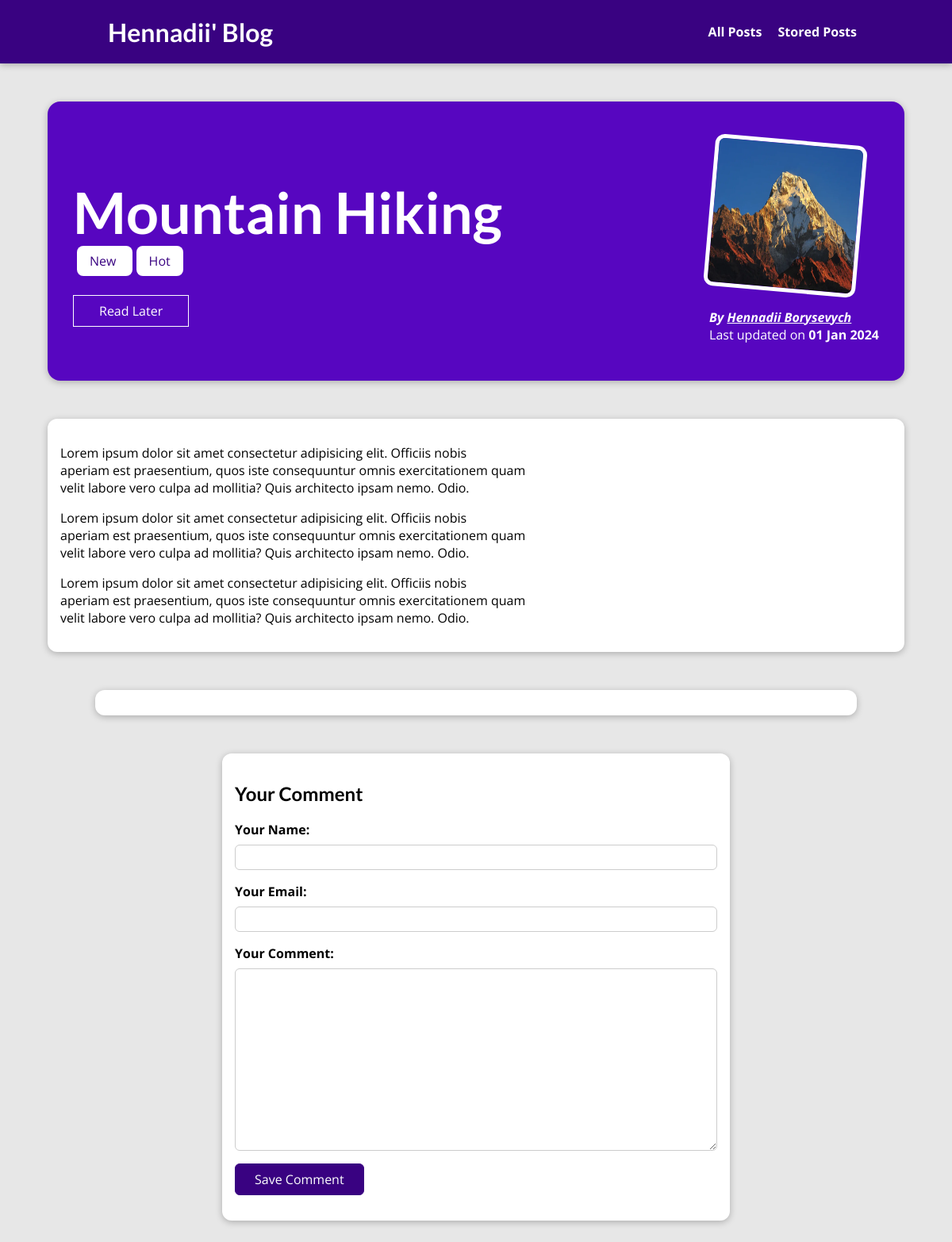
The page /posts/hike-in-the-mountains on the database its author committed.
### blog/models.py (models this page shows, shortened)
class Post(models.Model):
    title = models.CharField(max_length=150)
    excerpt = models.CharField(max_length=200)
    image = models.ImageField(upload_to='posts', null=True)
    date = models.DateField(auto_now=True)
    slug = models.SlugField(unique=True)
    content = models.TextField(validators=[MinLengthValidator(10)])
    author = models.ForeignKey(
        Author, on_delete=models.SET_NULL, null=True, related_name="posts")
    tags = models.ManyToManyField(Tag)

class Tag(models.Model):
    caption = models.CharField(max_length=20)

class Author(models.Model):
    first_name = models.CharField(max_length=150)
    last_name = models.CharField(max_length=100)
    email_address = models.EmailField()
    def __str__(self) -> str:
        return f"{self.first_name} {self.last_name}"

### blog/views.py (the view, shortened to what this page needs)
# urls.py: path('posts/<slug:slug>', views.SinglePostView.as_view(),
class SinglePostView(View):
    def is_stored_post(self, request, post_id):
        stored_posts = request.session.get('stored_posts')
        if stored_posts is not None:
            is_saved_for_later = post_id in stored_posts
        else:
            is_saved_for_later = False
        return is_saved_for_later
    def get(self, request, slug):
        post = Post.objects.get(slug=slug)
        context = {
            'post': post,
            'post_tags': post.tags.all(),
            'comment_form': CommentForm(),
            'comments': post.comments.all().order_by('-id'),
            'is_saved_for_later': self.is_stored_post(request, post.id)
        }
        return render(request, 'blog/post-detail.html', context)

### blog/forms.py
class CommentForm(forms.ModelForm):
    class Meta:
        model = Comment
        exclude = ['post']
        labels = {
            'user_name': 'Your Name',
            'user_email': 'Your Email',
            'text': 'Your Comment'
        }

### blog/templates/blog/post-detail.html (shortened to what this page needs)
{% extends "base.html" %}
{% load static %}
{% block css_files %}
<link rel="stylesheet"  href="{% static "blog/post-detail.css" %}"/>
{% endblock  %}
{% block content %}
<section id="summary">
<div>
   <h2>
    {{post.title}}
   </h2>
        <div>
            {% for tag in post_tags %}
                <span class="tag">
                {{tag.caption}}
                </span>
            {% endfor %}
        </div>
        <div id='read-later'>
            <form action="{% url "read-later" %}" method='POST'>
                <button>
                    {% if saved_for_later %}
                    Remove from "Read Later" List
                    {% else %}
                    Read Later
                    {% endif %}
                </button>
             </form>
        </div>
    </div>
<acticle>
    <img class='post_image' width="100" height="100" src="{{post.image.url}}" alt={{post.title}} />
    <address>
        By
        <a href="mailto:{{post.author.email_address}}">
            {{post.author}}
        </a>
    </address>
    <div class='blog_info'>
        Last updated on <time> {{post.date|date:"d M Y" }} </time>
    </div>
</acticle>
</section>
    <main>
       <p>{{post.content|linebreaks}}</p>
    </main>
    <section id='comments'>
    </section>
    <div id='comment-form'>
        <h2>Your Comment</h2>
         <form class='form-control' action="{% url "post-detail-page" post.slug %}" method='POST'>
             {% for form_field in comment_form %}
                <div class="form-control {% if form_field.errors %}invalid{% endif %}">
                 {{form_field.label_tag}}
                 {{form_field}}
                </div>
             {% endfor %}
               <button>
                 Save Comment
               </button>
         </form>
    </div>
{% endblock  %}

### static/app.css (style rules this page uses)
* { box-sizing: border-box; }
html { font-family: 'Open Sans', 'Lato', sans-serif; }
body { margin: 0; }
h1, h2, h3 { font-family: 'Lato', sans-serif; font-weight: bold; }

### blog/static/blog/post-detail.css (style rules this page uses)
body { background-color: #e7e7e7; }
#summary { margin: 8rem auto 3rem auto; padding: 2rem; width: 90%; display: flex; align-items: center; justify-content: space-between; max-width: 90rem; border-radius: 16px; background-color: #5706c0; position: relative; box-shadow: 0 2px 8px rgba(0, 0, 0, 0.25); height: 22rem; }
#summary h2 { color: white; font-size: 4.5rem; margin-bottom: 0.5rem; }
.post_image { width: 12rem; height: 12rem; border-radius: 12px; transform: rotateZ(5deg); border: 5px solid white; margin-bottom: 1rem; }
#summary address { font-weight: bold; color: #fff; }
#summary a { color: #fff; text-decoration: underline; }
#summary time { font-weight: bold; }
main { width: 90%; max-width: 90rem; margin: 3rem auto; background-color: white; padding: 1rem; border-radius: 12px; box-shadow: 0 2px 8px rgba(0, 0, 0, 0.25); }
.tag { background-color: #fff; color: #390281; padding: 0.5rem 1rem; border-radius: 8px; margin-left: 5px; }
.blog_info { color: #fff; }
#comment-form { margin: 3rem auto; width: 90%; max-width: 40rem; border-radius: 12px; background-color: white; box-shadow: 0 2px 8px rgba(0, 0, 0, 0.25); padding: 1rem; }
#comment-form button { font: inherit; background-color: #390281; color: white; border: 1px solid #390281; padding: 0.5rem 1.5rem; border-radius: 6px; cursor: pointer; }
.form-control { margin-bottom: 1rem; }
.form-control label { font-weight: bold; margin-bottom: 0.5rem; display: block; }
.form-control input, .form-control textarea { display: block; width: 100%; font: inherit; padding: 0.25rem; border-radius: 6px; border: 1px solid #ccc; }
#comments { margin: 3rem auto; width: 90%; max-width: 60rem; border-radius: 12px; background-color: white; box-shadow: 0 2px 8px rgba(0, 0, 0, 0.25); padding: 1rem 2rem; }
#read-later { margin: 2rem 0; }
#read-later button { background-color: transparent; border: 1px solid white; padding: 0.5rem 2rem; font: inherit; color: #fff; cursor: pointer; }

### rows shown on the page
Post: title "Mountain Hiking", image (picture), author "Hennadii Borysevych", date "01 Jan 2024", content "Lorem ipsum dolor sit amet consectetur adipisicing elit. Officiis nobis aperiam est praesentium, quos iste consequuntur omnis exercitationem quam velit labore vero culpa ad mollitia? Quis architecto ipsam nemo. Odio. Lorem ipsum dolor sit amet consectetur adipisicing elit. Officiis nobis aperiam est praesentium, quos iste consequuntur omnis exercitationem quam velit labore vero culpa ad mollitia? Quis architecto ipsam nemo. Odio. Lorem ipsum dolor sit amet consectetur adipisicing elit. Officiis nobis aperiam est praesentium, quos iste consequuntur omnis exercitationem quam velit labore vero culpa ad mollitia? Quis architecto ipsam nemo. Odio."
Tag: caption "New"
Tag: caption "Hot"
